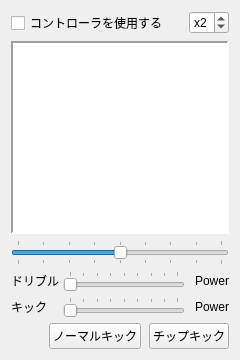
<?xml version="1.0" encoding="UTF-8"?>
<ui version="4.0">
 <class>ControllerClass</class>
 <widget class="QDialog" name="ControllerClass">
  <property name="geometry">
   <rect>
    <x>0</x>
    <y>0</y>
    <width>240</width>
    <height>360</height>
   </rect>
  </property>
  <property name="minimumSize">
   <size>
    <width>240</width>
    <height>360</height>
   </size>
  </property>
  <property name="windowTitle">
   <string>コントローラ</string>
  </property>
  <layout class="QVBoxLayout" name="verticalLayout">
   <item>
    <layout class="QHBoxLayout" name="horizontalLayout_2">
     <property name="spacing">
      <number>2</number>
     </property>
     <item>
      <widget class="QCheckBox" name="CheckUse">
       <property name="sizePolicy">
        <sizepolicy hsizetype="Minimum" vsizetype="Maximum">
         <horstretch>0</horstretch>
         <verstretch>0</verstretch>
        </sizepolicy>
       </property>
       <property name="text">
        <string>コントローラを使用する</string>
       </property>
      </widget>
     </item>
     <item>
      <spacer name="horizontalSpacer_3">
       <property name="orientation">
        <enum>Qt::Horizontal</enum>
       </property>
       <property name="sizeHint" stdset="0">
        <size>
         <width>40</width>
         <height>20</height>
        </size>
       </property>
      </spacer>
     </item>
     <item>
      <widget class="QSpinBox" name="SpinScale">
       <property name="focusPolicy">
        <enum>Qt::NoFocus</enum>
       </property>
       <property name="keyboardTracking">
        <bool>false</bool>
       </property>
       <property name="suffix">
        <string/>
       </property>
       <property name="prefix">
        <string>x</string>
       </property>
       <property name="minimum">
        <number>1</number>
       </property>
       <property name="maximum">
        <number>4</number>
       </property>
       <property name="value">
        <number>2</number>
       </property>
      </widget>
     </item>
    </layout>
   </item>
   <item>
    <layout class="QHBoxLayout" name="horizontalLayout">
     <property name="spacing">
      <number>0</number>
     </property>
     <item>
      <widget class="QGraphicsView" name="Pad">
       <property name="sizePolicy">
        <sizepolicy hsizetype="Minimum" vsizetype="MinimumExpanding">
         <horstretch>0</horstretch>
         <verstretch>0</verstretch>
        </sizepolicy>
       </property>
       <property name="minimumSize">
        <size>
         <width>150</width>
         <height>150</height>
        </size>
       </property>
       <property name="cursor" stdset="0">
        <cursorShape>CrossCursor</cursorShape>
       </property>
       <property name="focusPolicy">
        <enum>Qt::NoFocus</enum>
       </property>
       <property name="acceptDrops">
        <bool>false</bool>
       </property>
       <property name="frameShape">
        <enum>QFrame::Panel</enum>
       </property>
       <property name="lineWidth">
        <number>2</number>
       </property>
       <property name="interactive">
        <bool>false</bool>
       </property>
       <property name="sceneRect">
        <rectf>
         <x>0.000000000000000</x>
         <y>0.000000000000000</y>
         <width>0.000000000000000</width>
         <height>0.000000000000000</height>
        </rectf>
       </property>
       <property name="renderHints">
        <set>QPainter::Antialiasing|QPainter::TextAntialiasing</set>
       </property>
      </widget>
     </item>
    </layout>
   </item>
   <item>
    <widget class="QSlider" name="SliderRotation">
     <property name="sizePolicy">
      <sizepolicy hsizetype="Minimum" vsizetype="Fixed">
       <horstretch>0</horstretch>
       <verstretch>0</verstretch>
      </sizepolicy>
     </property>
     <property name="focusPolicy">
      <enum>Qt::NoFocus</enum>
     </property>
     <property name="minimum">
      <number>-65536</number>
     </property>
     <property name="maximum">
      <number>65536</number>
     </property>
     <property name="singleStep">
      <number>0</number>
     </property>
     <property name="pageStep">
      <number>0</number>
     </property>
     <property name="orientation">
      <enum>Qt::Horizontal</enum>
     </property>
     <property name="tickPosition">
      <enum>QSlider::TicksBothSides</enum>
     </property>
     <property name="tickInterval">
      <number>16384</number>
     </property>
    </widget>
   </item>
   <item>
    <layout class="QHBoxLayout" name="horizontalLayout_10">
     <property name="spacing">
      <number>4</number>
     </property>
     <item>
      <widget class="QLabel" name="label_4">
       <property name="sizePolicy">
        <sizepolicy hsizetype="Fixed" vsizetype="Preferred">
         <horstretch>0</horstretch>
         <verstretch>0</verstretch>
        </sizepolicy>
       </property>
       <property name="minimumSize">
        <size>
         <width>48</width>
         <height>0</height>
        </size>
       </property>
       <property name="maximumSize">
        <size>
         <width>48</width>
         <height>16777215</height>
        </size>
       </property>
       <property name="text">
        <string>ドリブル</string>
       </property>
      </widget>
     </item>
     <item>
      <widget class="QSlider" name="SliderDribble">
       <property name="focusPolicy">
        <enum>Qt::NoFocus</enum>
       </property>
       <property name="maximum">
        <number>255</number>
       </property>
       <property name="singleStep">
        <number>32</number>
       </property>
       <property name="pageStep">
        <number>32</number>
       </property>
       <property name="orientation">
        <enum>Qt::Horizontal</enum>
       </property>
       <property name="tickPosition">
        <enum>QSlider::TicksAbove</enum>
       </property>
       <property name="tickInterval">
        <number>32</number>
       </property>
      </widget>
     </item>
     <item>
      <widget class="QLabel" name="LabelDribble">
       <property name="sizePolicy">
        <sizepolicy hsizetype="Fixed" vsizetype="Preferred">
         <horstretch>0</horstretch>
         <verstretch>0</verstretch>
        </sizepolicy>
       </property>
       <property name="minimumSize">
        <size>
         <width>40</width>
         <height>0</height>
        </size>
       </property>
       <property name="maximumSize">
        <size>
         <width>40</width>
         <height>16777215</height>
        </size>
       </property>
       <property name="baseSize">
        <size>
         <width>48</width>
         <height>0</height>
        </size>
       </property>
       <property name="text">
        <string>Power</string>
       </property>
       <property name="alignment">
        <set>Qt::AlignRight|Qt::AlignTrailing|Qt::AlignVCenter</set>
       </property>
      </widget>
     </item>
    </layout>
   </item>
   <item>
    <layout class="QHBoxLayout" name="horizontalLayout_6">
     <property name="spacing">
      <number>4</number>
     </property>
     <item>
      <widget class="QLabel" name="label_3">
       <property name="sizePolicy">
        <sizepolicy hsizetype="Fixed" vsizetype="Preferred">
         <horstretch>0</horstretch>
         <verstretch>0</verstretch>
        </sizepolicy>
       </property>
       <property name="minimumSize">
        <size>
         <width>48</width>
         <height>0</height>
        </size>
       </property>
       <property name="maximumSize">
        <size>
         <width>48</width>
         <height>16777215</height>
        </size>
       </property>
       <property name="text">
        <string>キック</string>
       </property>
      </widget>
     </item>
     <item>
      <widget class="QSlider" name="SliderKick">
       <property name="focusPolicy">
        <enum>Qt::NoFocus</enum>
       </property>
       <property name="maximum">
        <number>255</number>
       </property>
       <property name="singleStep">
        <number>32</number>
       </property>
       <property name="pageStep">
        <number>32</number>
       </property>
       <property name="orientation">
        <enum>Qt::Horizontal</enum>
       </property>
       <property name="tickPosition">
        <enum>QSlider::TicksAbove</enum>
       </property>
       <property name="tickInterval">
        <number>32</number>
       </property>
      </widget>
     </item>
     <item>
      <widget class="QLabel" name="LabelKick">
       <property name="sizePolicy">
        <sizepolicy hsizetype="Fixed" vsizetype="Preferred">
         <horstretch>0</horstretch>
         <verstretch>0</verstretch>
        </sizepolicy>
       </property>
       <property name="minimumSize">
        <size>
         <width>40</width>
         <height>0</height>
        </size>
       </property>
       <property name="maximumSize">
        <size>
         <width>40</width>
         <height>16777215</height>
        </size>
       </property>
       <property name="baseSize">
        <size>
         <width>48</width>
         <height>0</height>
        </size>
       </property>
       <property name="text">
        <string>Power</string>
       </property>
       <property name="alignment">
        <set>Qt::AlignRight|Qt::AlignTrailing|Qt::AlignVCenter</set>
       </property>
      </widget>
     </item>
    </layout>
   </item>
   <item>
    <layout class="QHBoxLayout" name="horizontalLayout_7">
     <property name="spacing">
      <number>8</number>
     </property>
     <item>
      <spacer name="horizontalSpacer_26">
       <property name="orientation">
        <enum>Qt::Horizontal</enum>
       </property>
       <property name="sizeType">
        <enum>QSizePolicy::Expanding</enum>
       </property>
       <property name="sizeHint" stdset="0">
        <size>
         <width>62</width>
         <height>20</height>
        </size>
       </property>
      </spacer>
     </item>
     <item>
      <widget class="QPushButton" name="ButtonNormal">
       <property name="sizePolicy">
        <sizepolicy hsizetype="Fixed" vsizetype="Fixed">
         <horstretch>0</horstretch>
         <verstretch>0</verstretch>
        </sizepolicy>
       </property>
       <property name="focusPolicy">
        <enum>Qt::NoFocus</enum>
       </property>
       <property name="text">
        <string>ノーマルキック</string>
       </property>
       <property name="default">
        <bool>false</bool>
       </property>
       <property name="flat">
        <bool>false</bool>
       </property>
      </widget>
     </item>
     <item>
      <widget class="QPushButton" name="ButtonChip">
       <property name="sizePolicy">
        <sizepolicy hsizetype="Fixed" vsizetype="Fixed">
         <horstretch>0</horstretch>
         <verstretch>0</verstretch>
        </sizepolicy>
       </property>
       <property name="focusPolicy">
        <enum>Qt::NoFocus</enum>
       </property>
       <property name="text">
        <string>チップキック</string>
       </property>
      </widget>
     </item>
    </layout>
   </item>
  </layout>
 </widget>
 <resources/>
 <connections/>
</ui>
